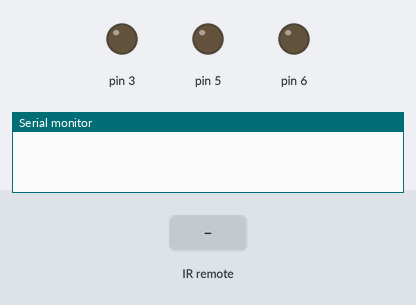
Simulated run of this sketch. Board: Arduino Uno, built with avr-gcc and run on an emulated ATmega328P. Shown: output pins drawn as LEDs (lit = HIGH), the last lines printed to the serial monitor. The inputs (shaded band) are chosen by the test bench.

Above: at 1.2 s.
1.3 s: infrared code 0xFD8877 received
At 2.2 s:
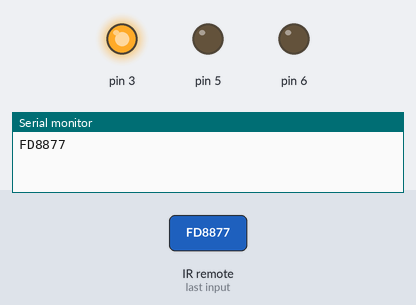
2.8 s: infrared code 0xFDA857 received
At 3.5 s:
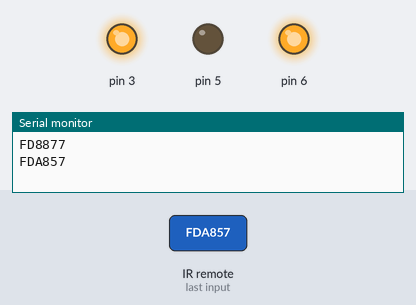
4.3 s: infrared code 0xFD9867 received
At 4.7 s:
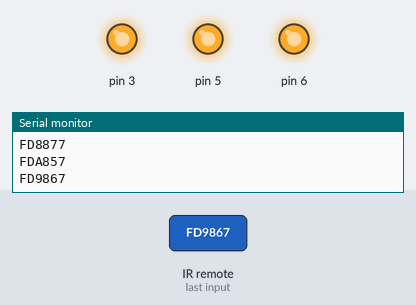
Timing chart, 0 to 7.3 s (numbered marks = the images above; inputs shaded):
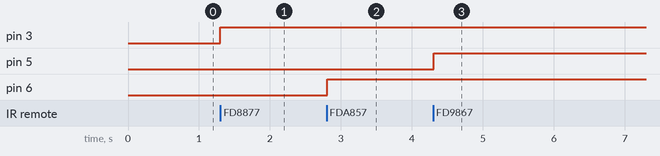

The sketch:

ReceptorInflarojoMejorado.ino
```cpp
#include <IRremote.h>
#include "Led.h"

// #define B0 0xFD30CF //Boton 0
// #define B1 0xFD08F7 //Boton 1
// #define B2 0xFD8877 //Boton 2
// #define B3 0xFD48B7 //Boton 3
// #define B4 0xFD28D7 //Boton 4
// #define B5 0xFDA857 //Boton 5
// #define B6 0xFDA857 //Boton 6
// #define B7 0xFD08F7 //Boton 7
// #define B8 0xFD8877 //Boton 8
// #define B9 0xFD48B7 //Boton 9
// #define B0 0xFD30CF //Boton 0
// #define B100 0xFDB04F //Boton 100
// #define B200 0xFD708F //Boton 200
// #define BCHu 0xFD00FF //Boton off
// #define BCH 0xFD807F  //Boton guardar
// #define BCHd 0xFD40BF //Boton borrar
const float b1 = 16582903;
const float b2 = 16615543;
const float b3 = 16599223;
const float b4 = 16591063;
const float b5 = 16623703;
const float b6 = 16607383;
const float b7 = 16586983;
const float b8 = 16619623;
const float b9 = 16603303;

Led ledR = Led(3,b1,b2,b3,"Rojo");
Led ledV = Led(6,b4,b5,b6,"Verde");
Led ledA = Led(5,b7,b8,b9,"Azul");

int SENSOR = 11;    //sensor inflarojo en el pin11
IRrecv irrecv(SENSOR);  //objeto de la clase IRrecv (resive las señales del sensor)
decode_results codigo;

void setup()
{
	Serial.begin(9600);
    irrecv.enableIRIn();

    //leds output
    pinMode(ledR.getNumeroDePin(),OUTPUT);
    pinMode(ledV.getNumeroDePin(),OUTPUT);
    pinMode(ledA.getNumeroDePin(), OUTPUT);

}

void loop()
{
	if(irrecv.decode(&codigo)){
        Serial.println(codigo.value,HEX);

        accionLed(ledR);
        accionLed(ledV);
        accionLed(ledA);

        irrecv.resume();
    }
    delay(100);
}

//dependiendo el boton que toques en el control, se hara la siguiente opcion:
//-bajar el brillo del led
//-apaga o enciden el led
//-sube el brillo del led
void accionLed(Led led){

    if(codigo.value == led.getBajar()){
        led.bajarBrillo();
    }

    if(codigo.value == led.getEncenderApagar()){
        led.offOn();
    }

    if(codigo.value == led.getEncenderApagar()){
        led.subirBrillo();
    }
}
```

Led.h
```cpp
class Led
{
private:
    float subir, encenderApagar, bajar;   //codigos de los botones en decimal
    bool isEncendido;   //verifica si el led esta encendido o apagado
    int numeroDePin;    //numero de pin de arduino
    int brillo;     //de 0 a 255
    String color;

public:

    //pin, boton subir , boton encendido de led  , boton bajar , color
    Led(int _numeroDePin, float _bajar, float _encenderApagar, float _subir,  String _color){
        numeroDePin = _numeroDePin;
        subir = _subir;
        encenderApagar = _encenderApagar;
        bajar = _bajar;
        isEncendido = false;
        brillo = 0;
        color = _color;
    }

    //encender o apagar el led
    //apaga (0) o enciende el led (255)
    void offOn(){
        if(!isEncendido){
            isEncendido = true;
            brillo = 255;
            analogWrite(numeroDePin, brillo);
        }
        else{
            isEncendido = false;
            brillo = 0;
            analogWrite(numeroDePin, brillo);
        }
    }


    //sube el brillo +15
    void subirBrillo(){
        if(isEncendido){
            if(brillo >= 0 && brillo < 255){
                brillo+=15;
                analogWrite(numeroDePin, brillo);
            }
        }
    }

    //baja el brillo -15
    void bajarBrillo(){
        if(isEncendido){
            if(brillo > 0 && brillo <= 255){
                brillo-=15;
                analogWrite(numeroDePin, brillo);
            }
        }
    }

    //getter

    String getColor(){
        return color;
    }

    int getNumeroDePin(){
        return numeroDePin;
    }

    float getSubir(){
        return subir;
    }

    float getBajar(){
        return bajar;
    }

    float getEncenderApagar(){
        return encenderApagar;
    }

    //cambia el pin actual por el ingresado por parametro.
    void setPin(int newPin){
        numeroDePin = newPin;
    }
};
```

Measured:
- after the input at 1.3 s, pin 3: LOW → HIGH at once
- after the input at 2.8 s, pin 6: LOW → HIGH at once
- after the input at 4.3 s, pin 5: LOW → HIGH at once
